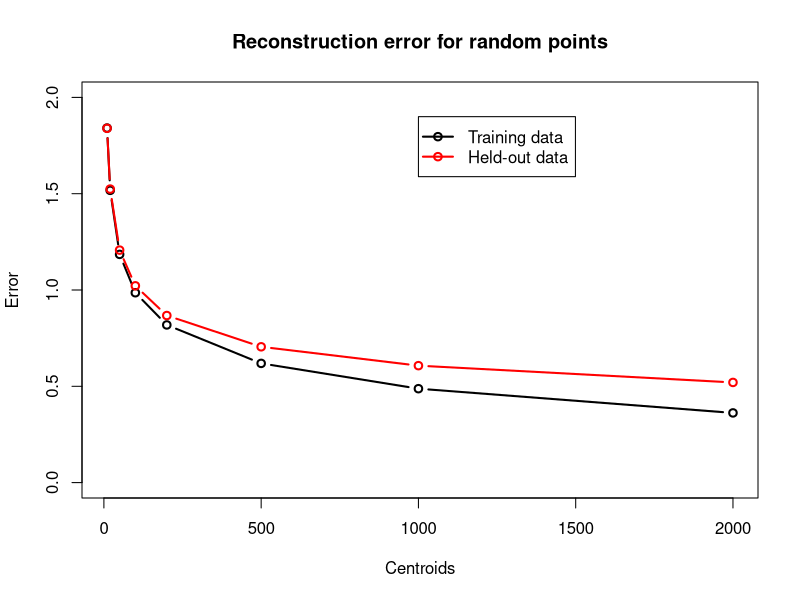
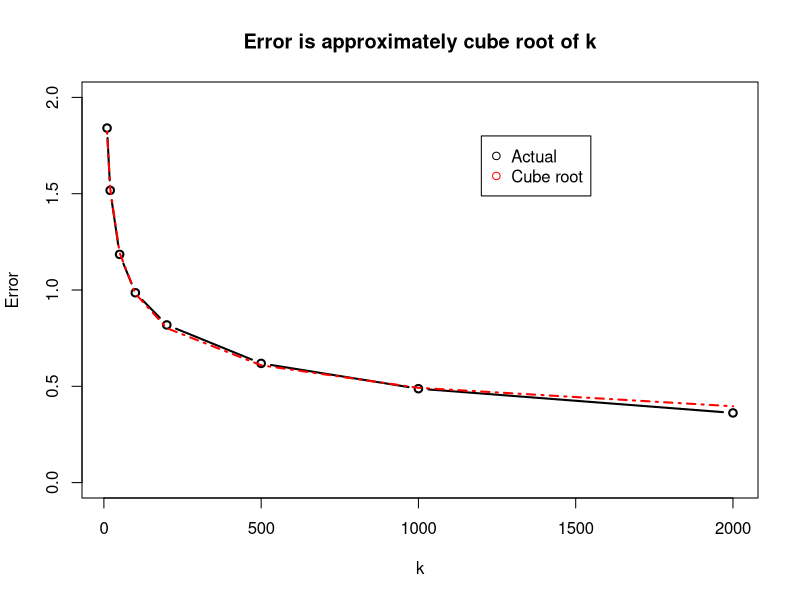

The R script that drew these images, in order:
### fixed seed to allow repeatable results
set.seed(63)

### Original driver data. This will force our final results to be constrained
### to a 3-dimensional manifold
dim = 4
hidden = 10
embed = 15
raw.train = matrix(rnorm(dim*10000), ncol=dim, nrow=10000)
raw.test = matrix(rnorm(dim*10000), ncol=dim)

### Transformation to final data. This is a simple neural network kind of thing.
w1 = matrix(rnorm(dim*hidden), nrow=dim)
w2 = matrix(rnorm(hidden*embed), nrow=hidden)

sig = function(x) {1/(1+exp(-x)) - 0.5}
xform = function(input, w1, w2) {
    sig(input %*% w1) %*% w2
}

### The final data is 8 dimensional, but only looks complicated
train.data = xform(raw.train, w1, w2)
test.data = xform(raw.test, w1, w2)

### The encoder simply finds the nearest centroids
closest = function(v, k) {
    distances = rowSums(k$centers^2) + sum(v^2) - 2 * k$centers %*% v
    close = min(distances)
    which(distances == close)
}

encode = function(data, k) {
    apply(data, 1, function(v){closest(v, k)})
}

decode = function(kx, k) {
    as.matrix(k$centers[kx,])
}

reconstruction.error = function(data, k) {
    mean(sqrt(rowSums((data - decode(encode(data, k), k))^2)))
}

k.10 = kmeans(train.data, centers=10, nstart=10, iter.max=50)
k.20 = kmeans(train.data, centers=20, nstart=10, iter.max=50)
k.50 = kmeans(train.data, centers=50, nstart=10, iter.max=50)
k.100 = kmeans(train.data, centers=100, nstart=10, iter.max=50)
k.200 = kmeans(train.data, centers=200, nstart=10, iter.max=50)
k.500 = kmeans(train.data, centers=500, nstart=10, iter.max=50)
k.1000 = kmeans(train.data, centers=1000, nstart=5, iter.max=50)
k.2000 = kmeans(train.data, centers=2000, nstart=3, iter.max=50)

x.10 = reconstruction.error(train.data, k.10)
x.20 = reconstruction.error(train.data, k.20)
x.50 = reconstruction.error(train.data, k.50)
x.100 = reconstruction.error(train.data, k.100)
x.200 = reconstruction.error(train.data, k.200)
x.500 = reconstruction.error(train.data, k.500)
x.1000 = reconstruction.error(train.data, k.1000)
x.2000 = reconstruction.error(train.data, k.2000)

y.10 = reconstruction.error(test.data, k.10)
y.20 = reconstruction.error(test.data, k.20)
y.50 = reconstruction.error(test.data, k.50)
y.100 = reconstruction.error(test.data, k.100)
y.200 = reconstruction.error(test.data, k.200)
y.500 = reconstruction.error(test.data, k.500)
y.1000 = reconstruction.error(test.data, k.1000)
y.2000 = reconstruction.error(test.data, k.2000)

pdf(file="points.pdf", width=5, height=5)
plot(c(10,20,50,100,200,500,1000, 2000), 
     c(x.10, x.20, x.50, x.100, x.200, x.500, x.1000, x.2000),
     ylab="Error", xlab="Centroids", type='b',
     ylim=c(0,2), lwd=2,
     main="Reconstruction error for random points"
     )
    

lines(c(10,20,50,100,200,500,1000,2000), 
      c(y.10, y.20,  y.50,  y.100,  y.200,  y.500,  y.1000,  y.2000),
      col='red', lwd=2, type='b')

legend(1000, 1.9, legend=c("Training data", "Held-out data"), col=c("black", "red"), pch=21, lwd=2)
dev.off()

pdf(file="cube-root.pdf", width=5, height=5)
x = data.frame(k = c(10,20,50,100,200,500,1000,2000), err = c(x.10, x.20, x.50, x.100, x.200, x.500, x.1000, x.2000))
x$inv = 1/x$err
x$rootK = exp(log(x$k)/3)

m = lm(inv ~ rootK, x[1:4,])
plot(err~k,x,type='b', xlab="k", ylab="Error", main="Error is approximately cube root of k",
     lwd=2, ylim=c(0,2))
lines(x$k,1/predict(m, newdata=data.frame(rootK=exp(log(x$k)*0.33333))),
      lwd=2, lty=4, col='red')
legend(1200, 1.8, legend=c("Actual", "Cube root"), col=c("black", "red"), pch=21)
dev.off()
